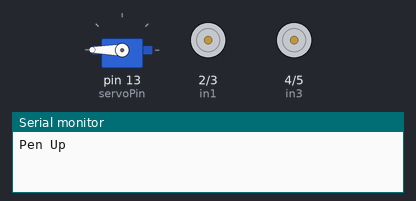
The sketch below on a simulated Arduino Uno, built with avr-gcc and run on an emulated ATmega328P. Parts: servo, motor-driver pin pairs drawn as motors (green arrow = first pin HIGH = forward, orange = second pin HIGH = backward, longer = more drive, scaled by the enable pin), the last lines printed to the serial monitor.

Above: at 0.1 s.
At 9.5 s:
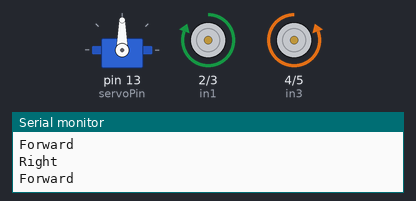
At 13.23 s:
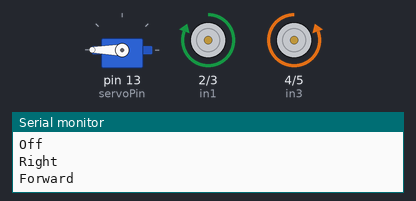
At 15.08 s:
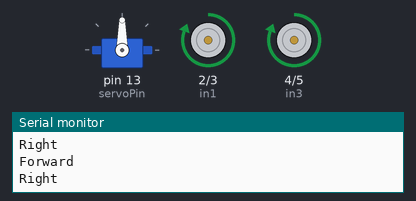
At 24.81 s:
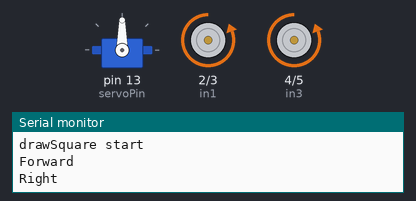
At 32.2 s:
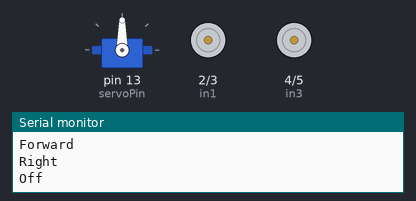
Timing chart, 0 to 34.7 s (numbered marks = the images above):
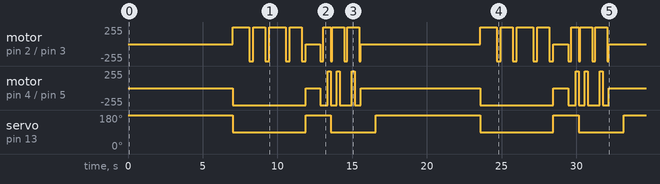

The sketch:

try_slow.ino
```cpp
// connect motor controller pins to Arduino digital pins
// motor one
int enA = 11;
int in1 = 2;
int in2 = 3;
// motor two
int enB = 6;
int in3 = 4;
int in4 = 5;
// servo pen
int servoPin = 13;
int speed = 255;


//Include for servo
#include <Servo.h>  // servo library
//Define Servo
Servo servo;  // servo control object

void set_speed(int pin, int speed)
{
  //if(pin == enA)
  //  analogWrite(pin, 200);
  //else
    digitalWrite(pin, HIGH);
}


void setup()
{
  Serial.begin (9600);

  servo.attach(servoPin);

  // set all the motor control pins to outputs
  pinMode(enA, OUTPUT);
  pinMode(enB, OUTPUT);
  pinMode(in1, OUTPUT);
  pinMode(in2, OUTPUT);
  pinMode(in3, OUTPUT);
  pinMode(in4, OUTPUT);
}

void forward(int duration)
{
  Serial.println("Forward");
  digitalWrite(in1, HIGH);
  digitalWrite(in2, LOW);
  set_speed(enA, speed);
  digitalWrite(in3, LOW);
  digitalWrite(in4, HIGH);
  set_speed(enB, speed);
  delay(duration);
}
void right(int duration)
{
  Serial.println("Right");
  digitalWrite(in1, LOW);
  digitalWrite(in2, HIGH);
  set_speed(enA, speed);
  digitalWrite(in3, LOW);
  digitalWrite(in4, HIGH);
  set_speed(enB, speed);
  delay(duration);
}
void left(int duration)
{
  Serial.println("Right");
  digitalWrite(in1, HIGH);
  digitalWrite(in2, LOW);
  set_speed(enA, speed);
  digitalWrite(in3, HIGH);
  digitalWrite(in4, LOW);
  set_speed(enB, speed);
  delay(duration);
}
void sstop(int duration)
{
  // now turn off motors
  Serial.println("Off");
  digitalWrite(in1, LOW);
  digitalWrite(in2, LOW);
  digitalWrite(in3, LOW);
  digitalWrite(in4, LOW);

  delay(duration);
}
void drawSquare()
{
  Serial.println("drawSquare start");

  // malben - starts from the lower left corner
  forward(1100);
  right(270);
  forward(800);
  right(270);
  forward(1100);
  right(270);
  forward(800);
  right(270);
}
void drawZigzag()
{
  Serial.println("drawZigzag start");

  // forward zigzag
  right(100);
  forward(300);
  left(200);
  forward(300);
  right(200);
  forward(300);
  left(200);
  forward(300);
  right(100);
}

void penDown()
{
  servo.write(90);
  Serial.println("Pen Down");
}

void penUp()
{
  servo.write(180);
  Serial.println("Pen Up");
}

void loop()
{
  penUp();
  delay(7000);

  penDown();
  drawSquare();

  penUp();
  sstop(1000);
  right(200);
  forward(300);
  left(200);

  //sstop(1000);

  penDown();
  drawZigzag();

  sstop(1000);
}
```

Measured:
- by itself, servo on pin 13 (servoPin): 180° → 90° at 7.0 s, → 180° 4.9 s later, → 90° 1.7 s later, → 180° 3.0 s later, … (8 changes in this stretch)
- by itself, motor on pin 4 (in3) / pin 5 (in4): stopped → backward 255/255 at 7.0 s, → stopped 4.9 s later, → backward 255/255 1.0 s later, → forward 255/255 0.50 s later, … (20 changes in this stretch)
- by itself, motor on pin 2 (in1) / pin 3 (in2): stopped → forward 255/255 at 7.0 s, → backward 255/255 1.1 s later, → forward 255/255 0.27 s later, → backward 255/255 0.80 s later, … (34 changes in this stretch)
